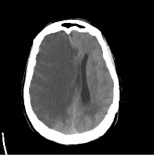
%> input picture 1.jpg, 154 x 156 px
$ octave Mainfile.m   (GNU Octave 9; MATLAB toolbox functions it lacks are replaced by stand-ins)
%> lines starting %> are read from the running program, lines starting %| are printed output that depends on the picture
clear all
close all
clc
addpath('subfn\');
% -- Input Image -- %

    [ filename , pathname ]=uigetfile('Dataset\*.jpg','Select an Image');
%> the answer given: 1.jpg
    input = imread([pathname,filename]);
%> input is the input picture: size 156x154x3 uint8; min 0, max 255, mean 59.4
    input = imresize(input,[300,300]);
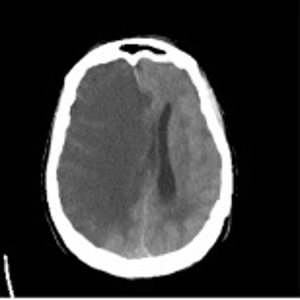
%> input: size 300x300x3 uint8; min 0, max 255, mean 59.4
    figure('Name','Input Image','NumberTitle','Off');
    imshow(input);
    axis off;
    title('Input Image','fontsize',12,'fontname','Times New Roman','color','Black');

    [row,col,cha] = size(input);
%> row = 300; col = 300; cha = 3


    % -- Box Segmentation -- %

    [CA{1}, CH{1}, CV{1}, CD{1}] = dwt2(input,'db1');
    [CA{2}, CH{2}, CV{2}, CD{2}] = dwt2(input,'db1');
    [CA{3}, CH{3}, CV{3}, CD{3}] = dwt2(input,'db1');
    [CA{4}, CH{4}, CV{4}, CD{4}] = dwt2(input,'db1');
    CA4 = CA{4};
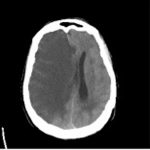
%> CA4: size 150x150x3 double; min 0, max 510, mean 118.8; drawn with min black and max white
    ELF = sum(sum(abs(CA4(:))));
%> ELF = 8016856.5
    EHF = [];
    for i = 1:length(CA)
        CDi = CD{i};
        CHi = CH{i};
        CVi = CV{i};
        tEHF = sum(sum(CDi(:))) + sum(sum(CHi(:))) + sum(sum(CVi(:)));
    end
%> this loop made 4 passes
%> pass 1, `CDi = CD{i};`:
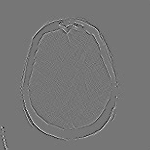
%> CDi: size 150x150x3 double; min -20, max 23, mean 0; drawn with min black and max white
%> pass 1, `CHi = CH{i};`:
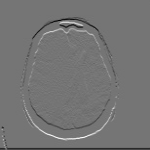
%> CHi: size 150x150x3 double; min -104, max 122, mean -0.7; drawn with min black and max white
%> pass 1, `CVi = CV{i};`:
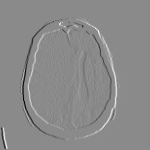
%> CVi: size 150x150x3 double; min -125, max 105, mean -0.1; drawn with min black and max white
    EHF = sum(tEHF);
%> EHF = -53662.5
    PLF = ( ELF/(ELF+EHF) ) * 100;
%> PLF = 100.7
    M = row;
%> M = 300
    N = col;
%> N = 300
    if PLF > 50
        S = (0.02*M*N)^(1/2);
%> S = 42.43
    elseif PLF <= 50
        S = (0.01*M*N)^(1/2);
    end

%> (the run ends here)

$ run again, on 3.jpg
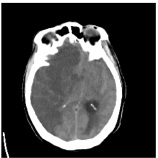
%> input picture 3.jpg, 158 x 158 px
%> input is the input picture: size 158x158x3 uint8; min 0, max 255, mean 70.7
%> input: size 300x300x3 uint8
%> `CA4 = CA{4};`:
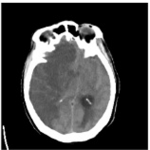
%> CA4: size 150x150x3 double; min 0, max 510, mean 141.2; drawn with min black and max white
%> ELF = 9533841
%> the loop `for i = 1:length(CA)` made 4 passes
%> pass 1, `CVi = CV{i};`:
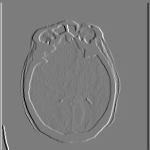
%> CVi: size 150x150x3 double; min -129.5, max 135.5, mean 0; drawn with min black and max white
%> EHF = 37725
%> PLF = 99.61

$ run again, on 4.jpg
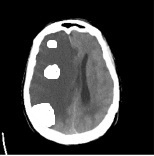
%> input picture 4.jpg, 154 x 156 px
%> input is the input picture: size 156x154x3 uint8; min 0, max 255, mean 63.8
%> input: size 300x300x3 uint8
%> `CA4 = CA{4};`:
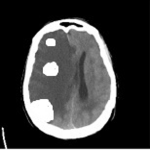
%> CA4: size 150x150x3 double; min 0, max 510, mean 127.5; drawn with min black and max white
%> ELF = 8608302
%> the loop `for i = 1:length(CA)` made 4 passes
%> pass 1, `CVi = CV{i};`:
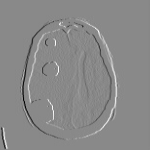
%> CVi: size 150x150x3 double; min -125, max 107, mean 0; drawn with min black and max white
%> EHF = -52896
%> PLF = 100.6

$ run again, on 5.jpg
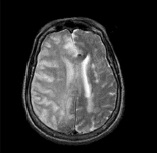
%> input picture 5.jpg, 157 x 154 px
%> input is the input picture: size 154x157x3 uint8; min 0, max 255, mean 48.9
%> input: size 300x300x3 uint8
%> ELF = 6609691.5
%> the loop `for i = 1:length(CA)` made 4 passes
%> pass 1, `CDi = CD{i};`:
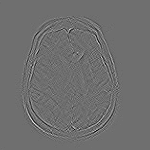
%> CDi: size 150x150x3 double; min -17, max 22, mean 0; drawn with min black and max white
%> pass 1, `CVi = CV{i};`:
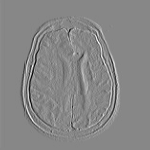
%> CVi: size 150x150x3 double; min -85, max 75.5, mean 0; drawn with min black and max white
%> EHF = -43903.5
%> PLF = 100.7
